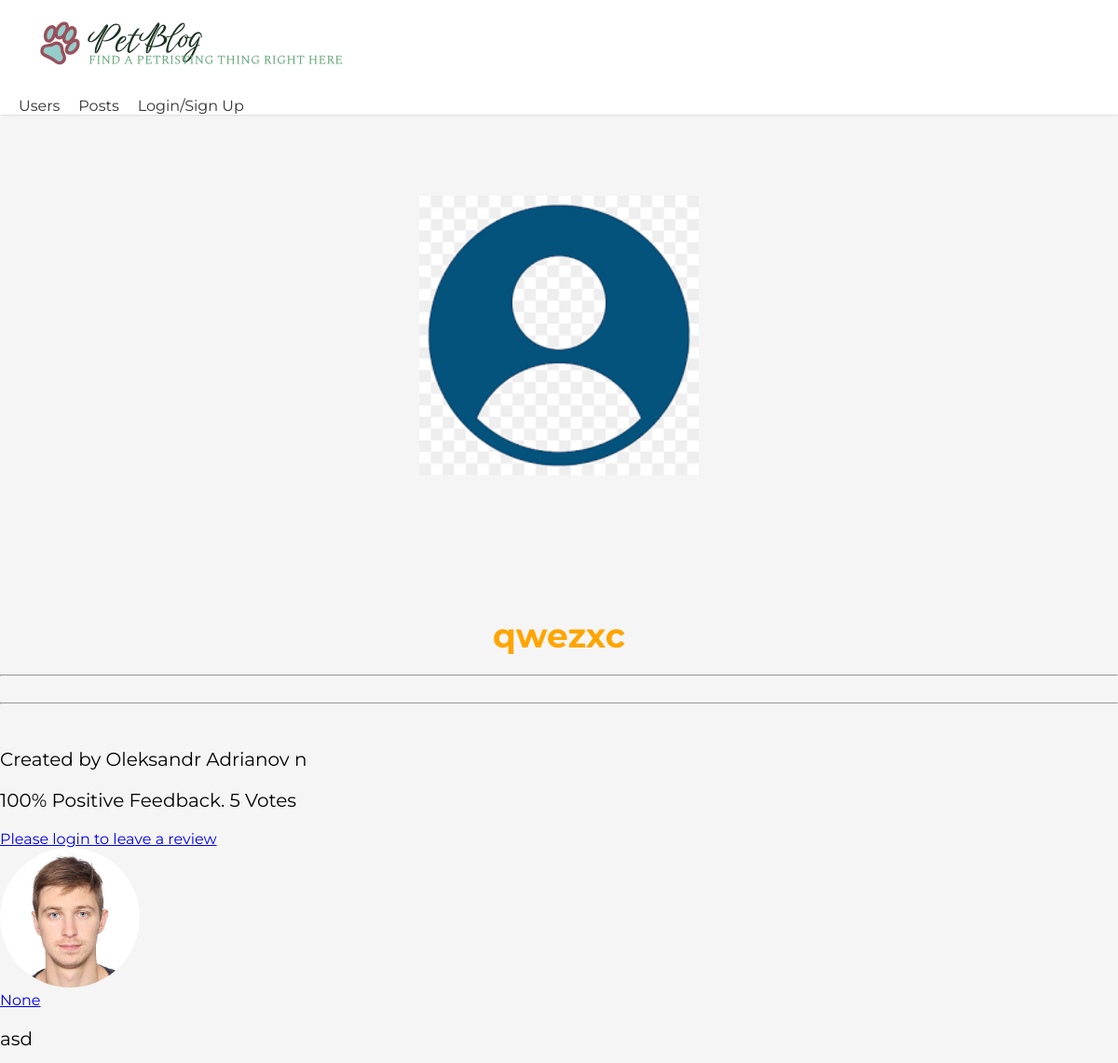
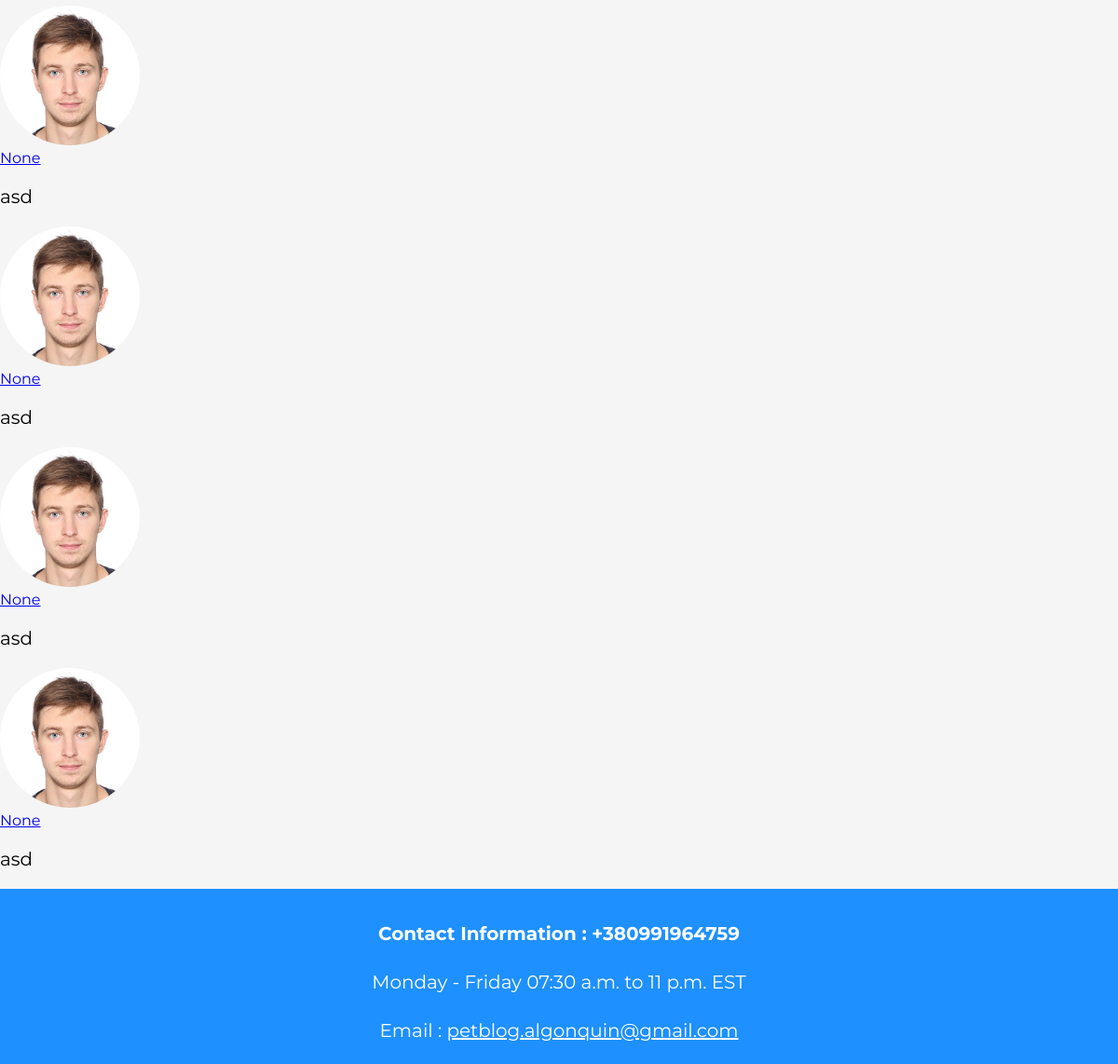
Screenshot of /projects/project/15 with the database file from the repository (2 pictures, top to bottom).
### projects/models.py (models this page shows, shortened)
class Project(models.Model):
    owner = models.ForeignKey(Profile, null=True, blank=True, on_delete=models.SET_NULL)
    title = models.CharField(max_length=200)
    featured_image = models.ImageField(null=True, blank=True, default='default.png')
    description = models.TextField(null=True, blank=True)
    demo_link = models.CharField(max_length=2000, null=True, blank=True)
    source_link = models.CharField(max_length=2000, null=True, blank=True)
    tags = models.ManyToManyField("Tag", blank=True)
    vote_total = models.IntegerField(default=0, null=True, blank=True)
    vote_ratio = models.IntegerField(default=0, null=True, blank=True)
    created = models.DateTimeField(auto_now_add=True)
    class Meta:
        ordering = ['-created']
    @property
    def reviewers(self):
        queryset = self.review_set.all().values_list('owner__id', flat=True)
        return queryset

class Review(models.Model):
    VOTE_TYPE = (
        ('up', 'Up Vote'),
        ('down', 'Down Vote')
    )
    owner = models.ForeignKey(Profile, on_delete=models.CASCADE, null=True)
    project = models.ForeignKey(Project, on_delete=models.CASCADE)
    body = models.TextField(null=True, blank=True)
    value = models.CharField(max_length=200, choices=VOTE_TYPE)
    created = models.DateTimeField(auto_now_add=True)
    class Meta:
        unique_together = [['owner', 'project']]

### users/models.py (models this page shows, shortened)
class Profile(models.Model):
    user = models.OneToOneField(User, on_delete=models.CASCADE, null=True, blank=True)
    name = models.CharField(max_length=200, blank=True, null=True)
    email = models.EmailField(max_length=200, blank=True, null=True)
    username = models.CharField(max_length=200, blank=True, null=True)
    location = models.CharField(max_length=200, blank=True, null=True)
    short_intro = models.CharField(max_length=200, blank=True, null=True)
    bio = models.TextField(blank=True, null=True)
    profile_image = models.ImageField(null=True, blank=True, upload_to='profiles/', default='profiles/default.png')
    social_instagram = models.CharField(max_length=200, blank=True, null=True)
    social_facebook = models.CharField(max_length=200, blank=True, null=True)
    social_twitter = models.CharField(max_length=200, blank=True, null=True)
    created = models.DateTimeField(auto_now_add=True)

### projects/views.py (the view, shortened to what this page needs)
# urls.py: path('project/<str:pk>', views.project, name="project"),
def project(request, pk):
    project = Project.objects.get(id=pk)
    form = ReviewForm()
    context = {'project': project, 'form': form}
    return render(request, 'projects/single-project.html', context)

### projects/templates/projects/single-project.html (shortened to what this page needs)
{% extends 'main.html' %}
{% block content %}
<div class="single-post">
    <img src="{{ project.featured_image.url }}" alt="{{ project.title }}">
</div>
<h1 class="project-title">{{ project.title }}</h1>
<hr>
<hr>
<br>
<p class="owner">Created by {{ project.owner.name }}</p>
<p class="votes">{{ project.vote_ratio }}% Positive Feedback. {{ project.vote_total }} Vote{{ project.vote_total|pluralize:"s" }}</p>
{% if request.user.profile.id in project.reviewers %}
{% elif request.user.profile == project.owner %}
<p>You can not review your own work</p>
{% else %}
<a href="{% url 'login' %}?next={{ request.path }}">Please login to leave a review</a>
{% endif %}
<div class="reviews">
    {% for review in project.review_set.all %}
    {% if review.body %}
    <div class="review">
        <a href="{% url 'user-profile' review.owner.id %}">
            <img class="avatar" src="{{ review.owner.profile_image.url }}" alt="{{ review.owner.name }}">
        </a>
        <div class="review-details">
            <a href="{% url 'user-profile' review.owner.id %}">{{ review.owner.name }}</a>
            <p class="review-body">{{ review.body|linebreaksbr }}</p>
        </div>
    </div>
    {% endif %}
    {% endfor %}
</div>
{% endblock %}

### static/styles/main.css (style rules this page uses)
h1 { color: orange; }

### static/styles/delete.css (style rules this page uses)
p { font-size: 20px; margin-bottom: 20px; }

### static/styles/profile_form.css (style rules this page uses)
h1 { font-size: 36px; font-weight: bold; margin-bottom: 20px; margin-top: 150px; text-align: center; }

### static/styles/user-profile.css (style rules this page uses)
.avatar { width: 150px; height: 150px; border-radius: 50%; }

### static/styles/single-project.css (style rules this page uses)
.single-post img { height: auto; display: block; margin: 0 auto; width: 300px; margin-top: 200px; }
.project-title { font-size: 36px; margin-bottom: 20px; }
.owner { margin-bottom: 10px; }
.votes { margin-bottom: 20px; }

### static/styles/navbar.css (style rules this page uses)
body { background-color: #f5f5f5; font-family: 'Montserrat', sans-serif; margin: 0; }

### rows the page displays
Project: featured_image (placeholder picture), title "qwezxc", owner.name "Oleksandr Adrianov n", vote_ratio "100", vote_total "5"
Review: owner.profile_image (picture), owner.name "None", body "asd"
Review: owner.profile_image (picture), owner.name "None", body "asd"
Review: owner.profile_image (picture), owner.name "None", body "asd"
Review: owner.profile_image (picture), owner.name "None", body "asd"
Review: owner.profile_image (picture), owner.name "None", body "asd"
